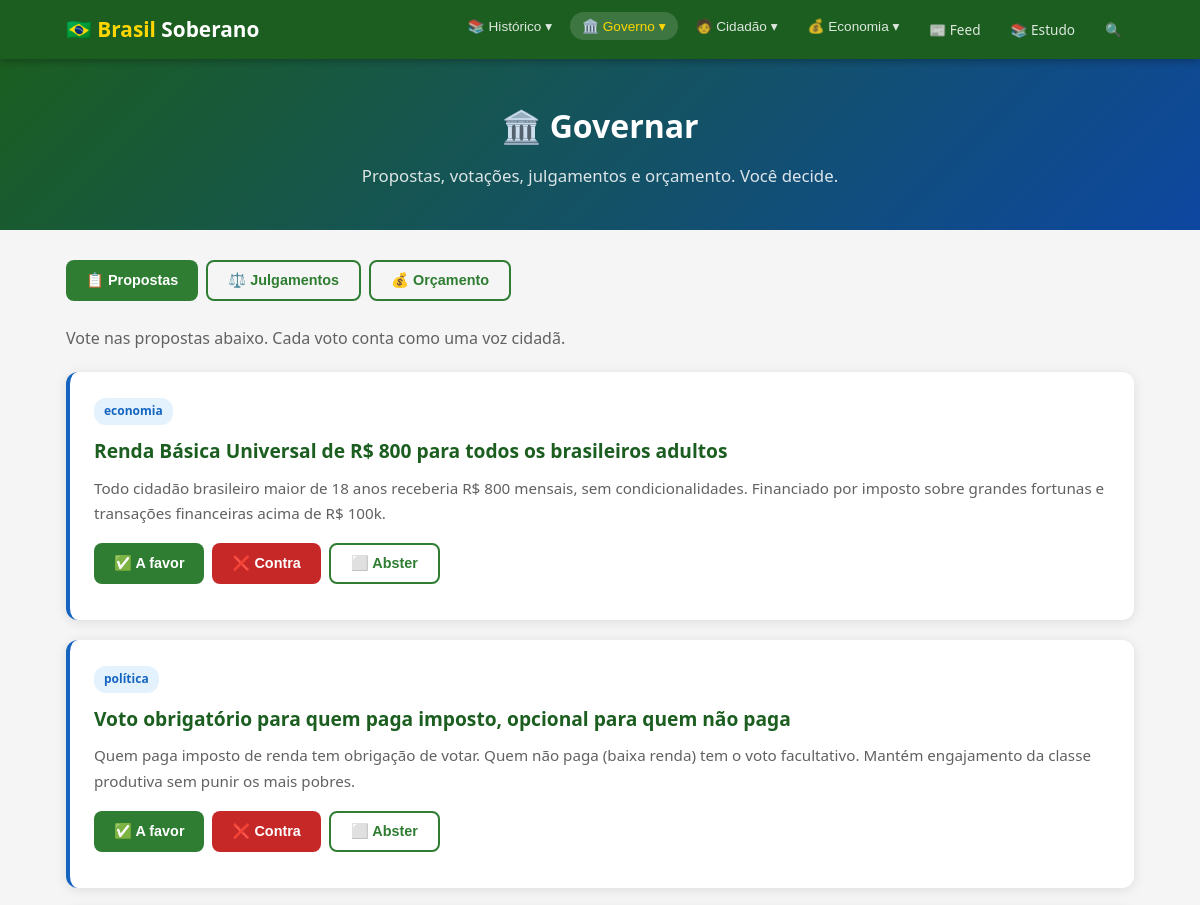
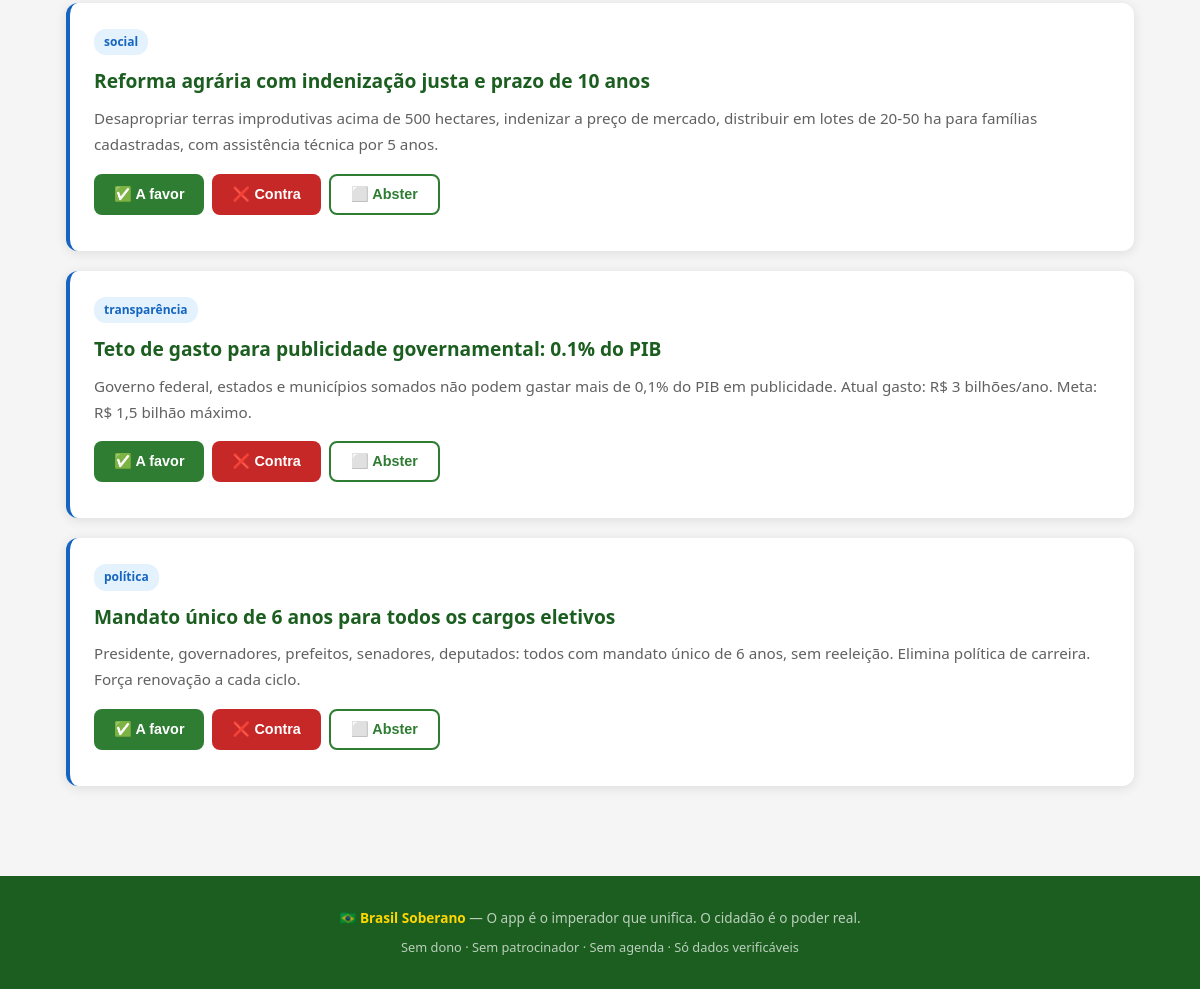
/governar, run on the app's committed database (2 pictures, top to bottom).
### tables this page shows
CREATE TABLE proposals (
        id INTEGER PRIMARY KEY AUTOINCREMENT,
        title TEXT NOT NULL,
        description TEXT NOT NULL,
        category TEXT NOT NULL,
        author_anon TEXT DEFAULT 'Cidadão Anônimo',
        created_at TEXT DEFAULT (datetime('now')),
        votes_yes INTEGER DEFAULT 0,
        votes_no INTEGER DEFAULT 0,
        votes_abstain INTEGER DEFAULT 0,
        status TEXT DEFAULT 'aberta'
    );

### app.py (the view)
@app.route('/governar')
def governar():
    proposals = query_db('SELECT * FROM proposals ORDER BY created_at DESC')
    judgments = query_db('SELECT * FROM judgments ORDER BY id')
    return render_template('governar.html',
                           proposals=proposals,
                           judgments=judgments,
                           setores=ORCAMENTO_SETORES,
                           total=ORCAMENTO_TOTAL)

### app.py (called while the page is built)
def get_db():
    db = getattr(g, '_database', None)
    if db is None:
        db = g._database = sqlite3.connect(DATABASE)
        db.row_factory = sqlite3.Row
    return db

@app.teardown_appcontext
def close_connection(exception):
    db = getattr(g, '_database', None)
    if db is not None:
        db.close()

def query_db(query, args=(), one=False):
    cur = get_db().execute(query, args)
    rv = cur.fetchall()
    cur.close()
    return (rv[0] if rv else None) if one else rv

### security.py (called while the page is built)
def apply_security_headers(response):
    for k, v in SECURITY_HEADERS.items():
        response.headers[k] = v
    return response

### templates/governar.html (shortened to what this page needs)
{% extends "base.html" %}
{% block header %}
<div class="page-header">
  <h1>🏛️ Governar</h1>
  <p>Propostas, votações, julgamentos e orçamento. Você decide.</p>
</div>
{% endblock %}
{% block content %}
<div style="display:flex;gap:8px;margin-bottom:24px;flex-wrap:wrap">
  <button class="btn btn-green tab-btn active" onclick="showTab('propostas')">📋 Propostas</button>
  <button class="btn btn-outline tab-btn" onclick="showTab('julgamentos')">⚖️ Julgamentos</button>
  <button class="btn btn-outline tab-btn" onclick="showTab('orcamento')">💰 Orçamento</button>
</div>
<div id="tab-propostas" class="tab-content">
  <p style="color:var(--text-light);margin-bottom:20px">Vote nas propostas abaixo. Cada voto conta como uma voz cidadã.</p>
  {% for p in proposals %}
  <div class="card" id="proposta-{{ p.id }}" style="border-left:4px solid var(--blue)">
    <span class="badge badge-republic">{{ p.category }}</span>
    <h3 style="margin:10px 0 8px">{{ p.title }}</h3>
    <p style="color:var(--text-light);font-size:0.95rem;margin-bottom:16px">{{ p.description }}</p>
    <div style="display:flex;gap:8px;flex-wrap:wrap;margin-bottom:12px">
      <button class="btn btn-green" onclick="votarProposta({{ p.id }},'yes',this)">✅ A favor</button>
      <button class="btn" style="background:#C62828;color:white" onclick="votarProposta({{ p.id }},'no',this)">❌ Contra</button>
      <button class="btn btn-outline" onclick="votarProposta({{ p.id }},'abstain',this)">⬜ Abster</button>
    </div>
  </div>
  {% endfor %}
</div>
{% endblock %}

### static/css/style.css (style rules this page uses)
:root { --green: #2E7D32; --green-light: #4CAF50; --green-dark: #1B5E20; --gold: #FFD600; --gold-dark: #C5A028; --blue: #1565C0; --blue-light: #42A5F5; --blue-dark: #0D47A1; --white: #FFFFFF; --bg: #F5F5F5; --text: #212121; --text-light: #616161; --red: #C62828; --radius: 12px; --shadow: 0 2px 12px rgba(0,0,0,0.1); --transition: all 0.3s ease; }
* { margin:0; padding:0; box-sizing:border-box; }
html { scroll-behavior:smooth; }
body { font-family:'Segoe UI',system-ui,-apple-system,sans-serif; color:var(--text); background:var(--bg); line-height:1.7; }
.page-header { background:linear-gradient(135deg,var(--green-dark),var(--blue-dark)); color:white; padding:40px 20px; text-align:center; }
.page-header h1 { font-size:2rem; margin-bottom:8px; }
.page-header p { opacity:0.85; font-size:1.05rem; }
.card { background:white; border-radius:var(--radius); padding:24px; margin-bottom:20px; box-shadow:var(--shadow); transition:var(--transition); }
.card h3 { color:var(--green-dark); margin-bottom:8px; font-size:1.2rem; }
.card p { color:var(--text-light); font-size:0.95rem; }
.badge { display:inline-block; padding:3px 10px; border-radius:12px; font-size:0.75rem; font-weight:600; }
.badge-republic { background:#E3F2FD; color:var(--blue); }
.btn { display:inline-block; padding:10px 20px; border-radius:8px; font-weight:600; font-size:0.9rem; text-decoration:none; border:none; cursor:pointer; transition:var(--transition); }
.btn-green { background:var(--green); color:white; }
.btn-outline { background:transparent; border:2px solid var(--green); color:var(--green); }

### data on the page
proposals: category "economia", title "Renda Básica Universal de R$ 800 para todos os brasileiros adultos", description "Todo cidadão brasileiro maior de 18 anos receberia R$ 800 mensais, sem condicionalidades. Financiado por imposto sobre grandes fortunas e transações financeiras acima de R$ 100k."
proposals: category "política", title "Voto obrigatório para quem paga imposto, opcional para quem não paga", description "Quem paga imposto de renda tem obrigação de votar. Quem não paga (baixa renda) tem o voto facultativo. Mantém engajamento da classe produtiva sem punir os mais pobres."
proposals: category "social", title "Reforma agrária com indenização justa e prazo de 10 anos", description "Desapropriar terras improdutivas acima de 500 hectares, indenizar a preço de mercado, distribuir em lotes de 20-50 ha para famílias cadastradas, com assistência técnica por 5 anos."
proposals: category "transparência", title "Teto de gasto para publicidade governamental: 0.1% do PIB", description "Governo federal, estados e municípios somados não podem gastar mais de 0,1% do PIB em publicidade. Atual gasto: R$ 3 bilhões/ano. Meta: R$ 1,5 bilhão máximo."
proposals: category "política", title "Mandato único de 6 anos para todos os cargos eletivos", description "Presidente, governadores, prefeitos, senadores, deputados: todos com mandato único de 6 anos, sem reeleição. Elimina política de carreira. Força renovação a cada ciclo."
